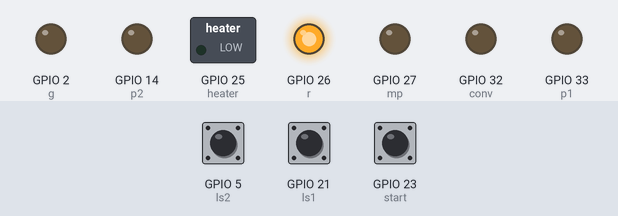
A sketch run on a simulated ESP32. Shown: switched loads named in the sketch (green lamp = pin HIGH), output pins drawn as LEDs (lit = HIGH). The test bench sets the inputs (shaded band); at power-on: GPIO 23 (start) HIGH, GPIO 5 (ls2) HIGH, GPIO 21 (ls1) HIGH. What the sketch prints to the serial monitor is not drawn.

Above: at 1.2 s.
1.3 s: GPIO 23 (start) pulled LOW for 0.15 s
At 2.5 s:
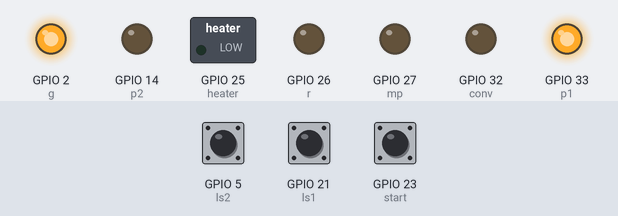
2.9 s: GPIO 5 (ls2) pulled LOW for 0.15 s
At 3.7 s:
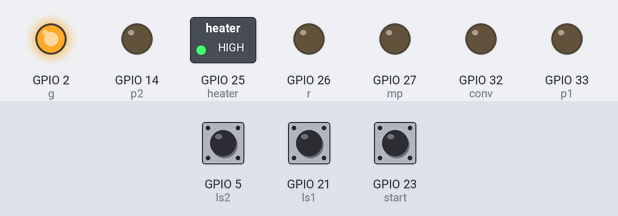
At 8.7 s:
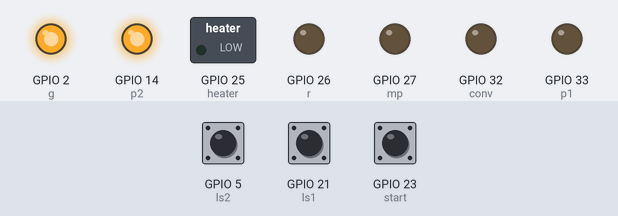
Timing chart, 0 to 10.2 s (numbered marks = the images above; inputs shaded):
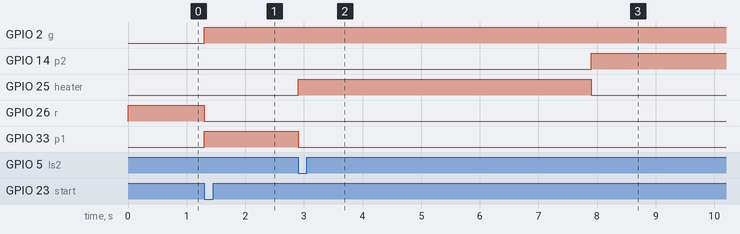

Measured:
- after the input at 1.3 s, GPIO 2 (g), GPIO 33 (p1): LOW → HIGH at once; GPIO 26 (r): HIGH → LOW at once
- after the input at 2.9 s, GPIO 14 (p2): LOW → HIGH after 5.0 s; GPIO 25 (heater): LOW → HIGH at once, → LOW 5.0 s later; GPIO 33 (p1): HIGH → LOW at once

The sketch:

sketch_mar1a.ino
```cpp
#define start 23
#define ls1 21
#define ls2 5
#define s1 18
#define s2 19
#define s3 22


#define p1 33
#define p2 14
#define mp 27
#define conv 32
#define g 2
#define r 26
#define heater 25
int b;


void setup() {
  pinMode(start, INPUT_PULLUP);
  pinMode(ls1, INPUT_PULLUP);
  pinMode(ls2, INPUT_PULLUP);
  pinMode(s1, INPUT_PULLUP);
  pinMode(s2, INPUT_PULLUP);
  pinMode(s3, INPUT_PULLUP);


  pinMode(p1, OUTPUT);
  pinMode(p2, OUTPUT);
  pinMode(mp, OUTPUT);
  pinMode(conv, OUTPUT);
  pinMode(g, OUTPUT);
  pinMode(r, OUTPUT);
  pinMode(heater, OUTPUT);
  b = 1;
  Serial.begin(9600);
}


void loop() {
Serial.println(b);

  if (b == 1) {
    digitalWrite(p1, LOW);
    digitalWrite(p2, LOW);
    digitalWrite(conv, LOW);
    digitalWrite(heater, LOW);
    digitalWrite(mp, LOW);
    digitalWrite(g, LOW);
    digitalWrite(r, HIGH);
    b = 2;
  }
  if (b == 2) {
    if (digitalRead(start) == 0) {
      b = 3;
    }
  }
  if (b == 3) {
    digitalWrite(p1, HIGH);
    digitalWrite(g, HIGH);
    digitalWrite(r, LOW);
    b = 4;
  }

  if (b == 4) {
    if (digitalRead(ls2) == 0) {
      b = 5;
    }
  }

  if (b == 5) {
    digitalWrite(p1, LOW);
    digitalWrite(heater, HIGH);
    delay(5000);
    digitalWrite(heater, LOW);
    digitalWrite(p2, HIGH);
    b = 6;
  }

  if (b == 6) {
    if (digitalRead(ls1) == 0) {
      b = 7;
    }
  }
  if (b == 7) {
    digitalWrite(p2, LOW);
    b = 8;
  }
  if (b == 8) {
    if ((digitalRead(s1) == 1) && (digitalRead(s3) == 1)) {
      b = 9;
    }
  }
  if (b == 9) {
    delay(2000);
    digitalWrite(conv, HIGH);
    b = 10;
  }
  if (b == 10) {
    if (digitalRead(s2) == 0) {
      b = 11;
    }
  }
  if (b == 11) {
    digitalWrite(conv, LOW);
    digitalWrite(mp, HIGH);
    delay(5000);
    digitalWrite(mp, LOW);
    digitalWrite(conv, HIGH);
    b = 12;
  }
  if (b == 12) {
    if (digitalRead(s3) == 0) {
      b = 1;
    }
  }
}
                                                                                                                                           
```
